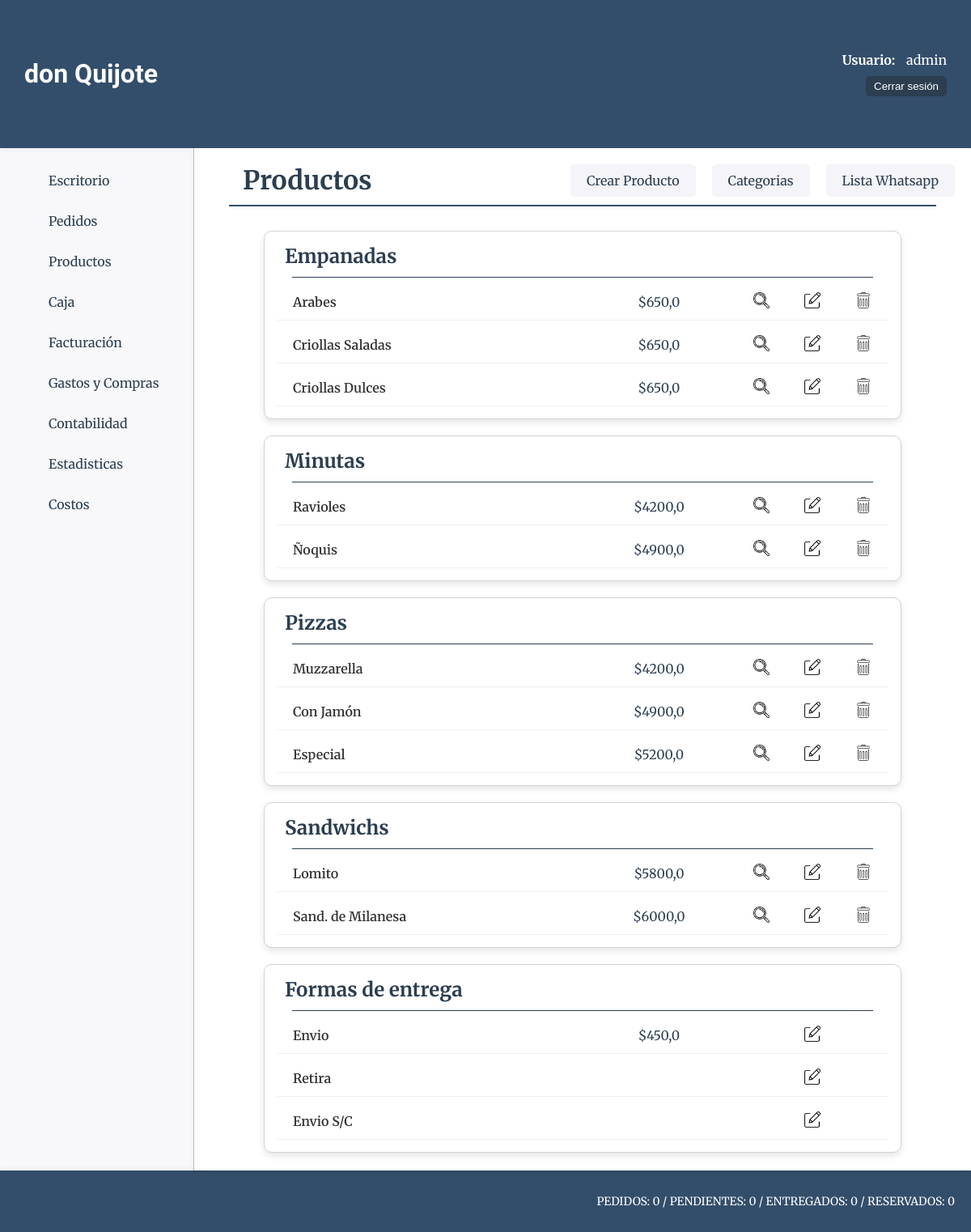
The app's page /productos/ (signed in), older data.
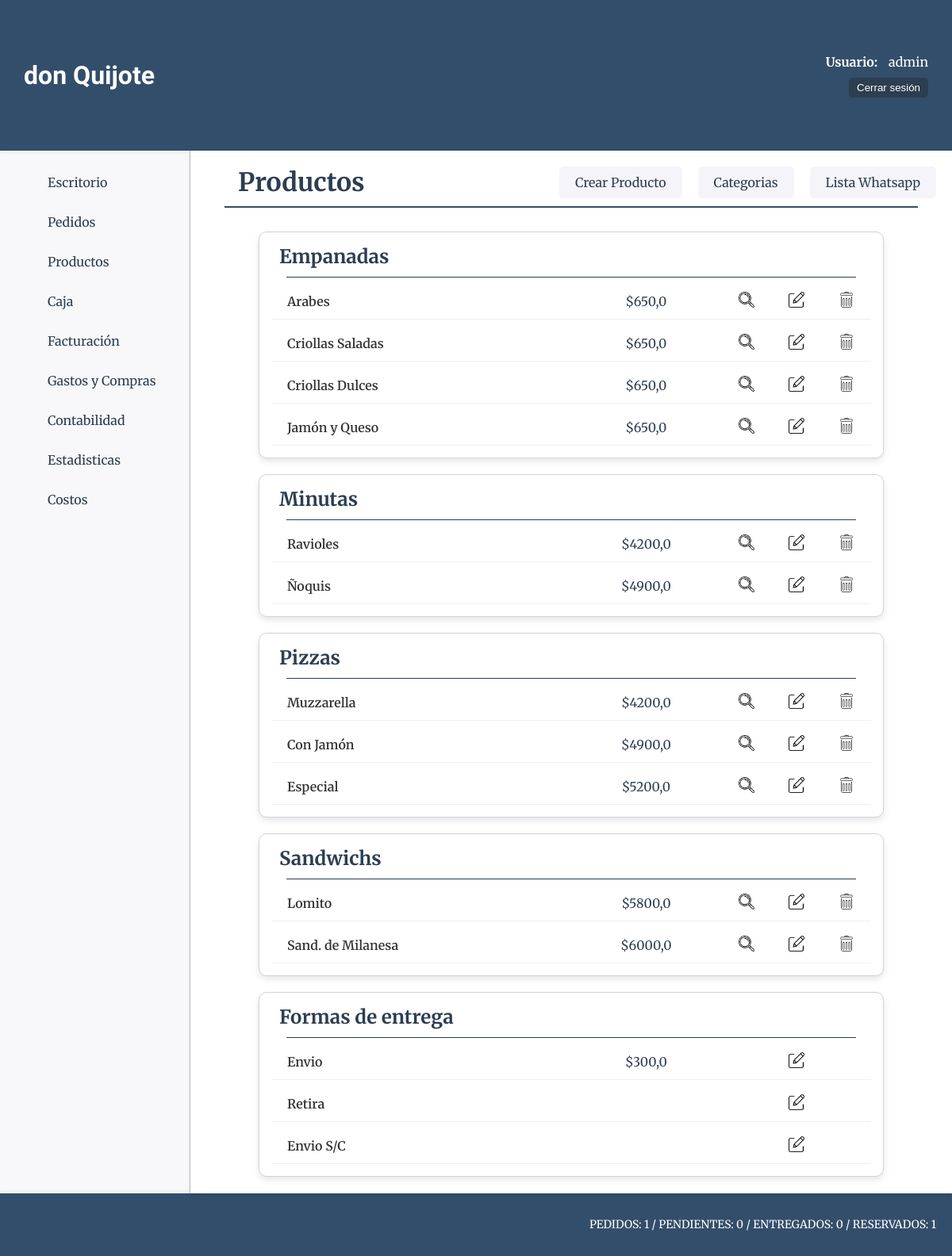
The same page, newer data.
### productos/models.py (models this page shows, shortened)
class ProductoCategoria(models.Model):
    nombre=models.CharField(max_length=50)

class Producto(models.Model):
    nombre=models.CharField(max_length=50, verbose_name="Nombre")
    categoria=models.ForeignKey(ProductoCategoria, on_delete=models.CASCADE, verbose_name="Categoría")
    descripcion=models.CharField(max_length=200, blank=True, null=True, verbose_name="Descripción")
    precio_unit=models.FloatField(verbose_name="P. Unitario")
    precio_media=models.FloatField(blank=True, null=True, verbose_name="P. Media")
    precio_doc=models.FloatField(blank=True, null=True, verbose_name="P. Docena")

### pedido/models.py (models this page shows, shortened)
class FormaEntrega(models.Model):
    forma_entrega = models.CharField(max_length=50)
    precio = models.FloatField(null=True, blank=True)
    envio = models.BooleanField()
    class Meta:
        db_table = "formaentrega"
        verbose_name = "Forma de entrega"

### productos/views.py (the view)
# urls.py: path('', views.home, name = "home"),
@login_required
def home(request):
    productos = Producto.objects.select_related('categoria').order_by('categoria__nombre').all()
    forma_entrega = FormaEntrega.objects.all()
    context = {
        'object_list': productos,
        'forma_entrega': forma_entrega
    }
    return render(request, 'productos/index.html', context)

### core/context_processors.py (called while the page is built)
def counter_pedidos(request):
    cant_pedidos = Pedido.objects.all().count()
    cant_entregados = Pedido.objects.filter(estado='entregado').count()
    cant_pendientes = Pedido.objects.filter(estado='pendiente').count()
    cant_reservados = Pedido.objects.filter(estado='reservado').count()
    return {'cant_pedidos':cant_pedidos, "cant_entregados":cant_entregados, "cant_pendientes":cant_pendientes, "cant_reservados":cant_reservados }

### productos/templates/productos/index.html (shortened to what this page needs)
{% extends 'core/base.html' %}
{% load static %}
{% block css %}
    <link rel="stylesheet" href="{% static 'productos/css/styles.css' %}">
{% endblock css %}
{% block titulo %}
    <div class="main-titulo-container">
        <div class="titulo-opciones-container">
            <h1 class="main-titulo">Productos</h1>
            <div class="btn-container">
                <a class="btn-opc" href="{% url 'productos:productos_create' %}">Crear Producto</a>
                <a class="btn-opc" href="{% url 'productos:categorias' %}">Categorias</a>
                <a class="btn-opc" href="{% url 'productos:lista_wa' %}">Lista Whatsapp</a>
            </div>
        </div>
        <hr  class="main-hr"/>
    </div>
{% endblock titulo %}
{% block main %}
    {% regroup object_list by categoria.nombre as categorias %}
    <section class="categorias-container">
        {% for categoria in categorias %}
            <div class="card">
                <h1 class="categoria-titulo">{{ categoria.grouper }}</h1>
                <hr class="categoria-hr">
                {% for producto in categoria.list %}
                    <div class="productos">
                        <p class="producto-nombre">{{ producto.nombre }}</p>
                        <p class="producto-precio">${{ producto.precio_unit }}</p>
                        <div class="producto-opc">
                            <a href="{% url 'productos:productos_detail' producto.id%}"><img class="icono-opc" src="{% static 'productos/img/lupa.webp' %}" alt="Detalle Producto"></a>
                            <a href="{% url 'productos:productos_update' producto.id%}"><img class="icono-opc" src="{% static 'productos/img/editar.webp' %}" alt="Editar Producto"></a>
                            <a href="{% url 'productos:productos_delete' producto.id%}"><img class="icono-opc" src="{% static 'productos/img/borrar.webp' %}" alt="Borrar Producto"></a>
                        </div>
                    </div>
                {% endfor %}
            </div>
        {% endfor %}
        <div class="card">
            <h1 class="categoria-titulo">Formas de entrega</h1>
            <hr class="categoria-hr">
            {% for entrega in forma_entrega %}
                <div class="productos">
                    <p class="producto-nombre">{{entrega.forma_entrega}}</p>
                    {% if entrega.precio != None %}
                        <p class="producto-precio">${{entrega.precio}}</p>
                    {% endif %}
                    <div class="producto-opc">
                        <a href="{% url 'pedido:formaentrega_update' entrega.id%}"><img class="icono-opc" src="{% static 'productos/img/editar.webp' %}" alt="Editar Producto"></a>
                    </div>
            </div>
            {% endfor %}
        </div>
    </section>
{% endblock main %}

Row changes from the older to the newer data that the page shows:
added Producto: nombre "Jamón y Queso", precio_unit "650,0", shown under "Empanadas"
changed FormaEntrega "Envio": precio "450,0" → "300,0"
Text that changed along with them:
{{ cant_pedidos }}: "0" → "1"
{{ cant_reservados }}: "0" → "1"
